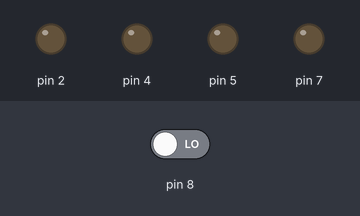
This sketch was run on a simulated Arduino Uno, built with avr-gcc and run on an emulated ATmega328P. Parts: output pins drawn as LEDs (lit = HIGH). Dashed ring = blinking. Inputs (shaded band) come from the test bench; at power-on: pin 8 LOW.

Above: at 1.2 s.
1.3 s: pin 8 driven HIGH
At 1.46 s:
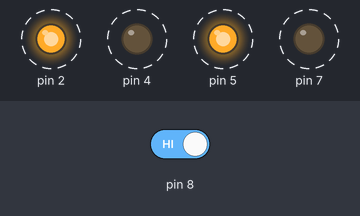
4.3 s: pin 8 driven LOW
At 4.3 s:
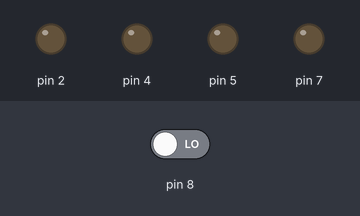
Timing chart, 0 to 7.3 s (numbered marks = the images above; inputs shaded):
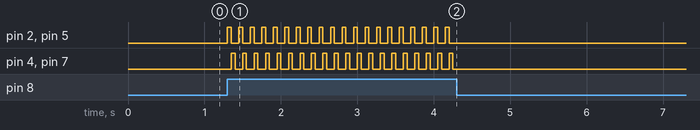

Measured:
- after the input at 1.3 s, pin 2, pin 5: alternates HIGH for 0.05 s and LOW for 0.10 s, starting at once; pin 4, pin 7: alternates HIGH for 0.05 s and LOW for 0.10 s, starting after 0.05 s
- after the input at 4.3 s, pin 2, pin 4, pin 5, pin 7: stops changing and stays LOW

The sketch:

soundmotor.ino
```cpp
int count=0;
void setup() {

 pinMode(2,OUTPUT);
 pinMode(4,OUTPUT);
 pinMode(5,OUTPUT);
 pinMode(7,OUTPUT);
  pinMode(8,INPUT);
}
void forward()
  {
  digitalWrite(2, HIGH);
  digitalWrite(4, LOW);
  digitalWrite(5, HIGH);
  digitalWrite(7, LOW);
  }
  void backward()
  {
  digitalWrite(2, LOW);
  digitalWrite(4, HIGH);
  digitalWrite(5, LOW);
  digitalWrite(7, HIGH);
  }
   void halt(){
   digitalWrite(2, LOW);
  digitalWrite(4, LOW);
  digitalWrite(5, LOW);
  digitalWrite(7, LOW);
  }
void loop() {

  if(digitalRead(8)==HIGH)
  {
    count++;
    //Serial.print(count);
    if(count==1)
    {
      forward();
      delay(50);
    }
    if(count==2)
    {
      backward();
      delay(50);
    }
    if(count==3)
    {
      halt();
      delay(50);
      count=0;
    }
  }

}
```
